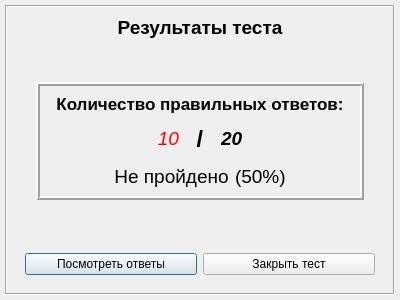
<?xml version="1.0" encoding="UTF-8"?>
<ui version="4.0">
 <class>TestSummaryDialog</class>
 <widget class="QDialog" name="TestSummaryDialog">
  <property name="geometry">
   <rect>
    <x>0</x>
    <y>0</y>
    <width>400</width>
    <height>300</height>
   </rect>
  </property>
  <property name="windowTitle">
   <string>Dialog</string>
  </property>
  <layout class="QHBoxLayout" name="horizontalLayout">
   <property name="leftMargin">
    <number>5</number>
   </property>
   <property name="topMargin">
    <number>5</number>
   </property>
   <property name="rightMargin">
    <number>5</number>
   </property>
   <property name="bottomMargin">
    <number>5</number>
   </property>
   <item>
    <widget class="QFrame" name="dialogFrame">
     <property name="frameShape">
      <enum>QFrame::Shape::Box</enum>
     </property>
     <property name="frameShadow">
      <enum>QFrame::Shadow::Sunken</enum>
     </property>
     <layout class="QVBoxLayout" name="verticalLayout">
      <item>
       <widget class="QLabel" name="dialogTitle">
        <property name="sizePolicy">
         <sizepolicy hsizetype="Preferred" vsizetype="Maximum">
          <horstretch>0</horstretch>
          <verstretch>0</verstretch>
         </sizepolicy>
        </property>
        <property name="font">
         <font>
          <pointsize>14</pointsize>
          <bold>true</bold>
         </font>
        </property>
        <property name="text">
         <string>Результаты теста</string>
        </property>
        <property name="alignment">
         <set>Qt::AlignmentFlag::AlignCenter</set>
        </property>
       </widget>
      </item>
      <item>
       <widget class="QWidget" name="dialogContentLayout" native="true">
        <property name="sizePolicy">
         <sizepolicy hsizetype="Preferred" vsizetype="Expanding">
          <horstretch>0</horstretch>
          <verstretch>0</verstretch>
         </sizepolicy>
        </property>
        <layout class="QVBoxLayout" name="verticalLayout_2">
         <property name="spacing">
          <number>6</number>
         </property>
         <property name="leftMargin">
          <number>20</number>
         </property>
         <property name="topMargin">
          <number>20</number>
         </property>
         <property name="rightMargin">
          <number>20</number>
         </property>
         <property name="bottomMargin">
          <number>20</number>
         </property>
         <item>
          <widget class="QFrame" name="summaryFrame">
           <property name="sizePolicy">
            <sizepolicy hsizetype="Preferred" vsizetype="Maximum">
             <horstretch>0</horstretch>
             <verstretch>0</verstretch>
            </sizepolicy>
           </property>
           <property name="frameShape">
            <enum>QFrame::Shape::Box</enum>
           </property>
           <property name="frameShadow">
            <enum>QFrame::Shadow::Raised</enum>
           </property>
           <property name="lineWidth">
            <number>2</number>
           </property>
           <layout class="QVBoxLayout" name="verticalLayout_3">
            <property name="spacing">
             <number>0</number>
            </property>
            <property name="leftMargin">
             <number>0</number>
            </property>
            <property name="topMargin">
             <number>0</number>
            </property>
            <property name="rightMargin">
             <number>0</number>
            </property>
            <property name="bottomMargin">
             <number>0</number>
            </property>
            <item>
             <widget class="QLabel" name="summaryTitle">
              <property name="sizePolicy">
               <sizepolicy hsizetype="Preferred" vsizetype="Fixed">
                <horstretch>0</horstretch>
                <verstretch>0</verstretch>
               </sizepolicy>
              </property>
              <property name="maximumSize">
               <size>
                <width>16777215</width>
                <height>35</height>
               </size>
              </property>
              <property name="font">
               <font>
                <pointsize>13</pointsize>
                <bold>true</bold>
               </font>
              </property>
              <property name="text">
               <string>Количество правильных ответов:</string>
              </property>
              <property name="textFormat">
               <enum>Qt::TextFormat::PlainText</enum>
              </property>
              <property name="scaledContents">
               <bool>false</bool>
              </property>
              <property name="alignment">
               <set>Qt::AlignmentFlag::AlignCenter</set>
              </property>
              <property name="wordWrap">
               <bool>true</bool>
              </property>
             </widget>
            </item>
            <item>
             <widget class="QWidget" name="summaryPointsLayout" native="true">
              <property name="sizePolicy">
               <sizepolicy hsizetype="Preferred" vsizetype="Maximum">
                <horstretch>0</horstretch>
                <verstretch>0</verstretch>
               </sizepolicy>
              </property>
              <property name="minimumSize">
               <size>
                <width>0</width>
                <height>10</height>
               </size>
              </property>
              <property name="maximumSize">
               <size>
                <width>16777215</width>
                <height>35</height>
               </size>
              </property>
              <layout class="QHBoxLayout" name="horizontalLayout_2">
               <item>
                <widget class="QLabel" name="pointsDoneLabel">
                 <property name="font">
                  <font>
                   <pointsize>14</pointsize>
                   <italic>true</italic>
                  </font>
                 </property>
                 <property name="styleSheet">
                  <string notr="true">color: red;</string>
                 </property>
                 <property name="text">
                  <string>10</string>
                 </property>
                 <property name="alignment">
                  <set>Qt::AlignmentFlag::AlignRight|Qt::AlignmentFlag::AlignTrailing|Qt::AlignmentFlag::AlignVCenter</set>
                 </property>
                </widget>
               </item>
               <item>
                <widget class="QLabel" name="pointsDividerLabel">
                 <property name="sizePolicy">
                  <sizepolicy hsizetype="Fixed" vsizetype="Maximum">
                   <horstretch>0</horstretch>
                   <verstretch>0</verstretch>
                  </sizepolicy>
                 </property>
                 <property name="minimumSize">
                  <size>
                   <width>30</width>
                   <height>0</height>
                  </size>
                 </property>
                 <property name="font">
                  <font>
                   <pointsize>18</pointsize>
                   <bold>true</bold>
                  </font>
                 </property>
                 <property name="text">
                  <string> / </string>
                 </property>
                 <property name="alignment">
                  <set>Qt::AlignmentFlag::AlignCenter</set>
                 </property>
                </widget>
               </item>
               <item>
                <widget class="QLabel" name="pointAllLabel">
                 <property name="font">
                  <font>
                   <pointsize>14</pointsize>
                   <italic>true</italic>
                   <bold>true</bold>
                  </font>
                 </property>
                 <property name="text">
                  <string>20</string>
                 </property>
                </widget>
               </item>
              </layout>
             </widget>
            </item>
            <item>
             <layout class="QHBoxLayout" name="summaryResultLayout">
              <item>
               <widget class="QFrame" name="resultFrame">
                <property name="sizePolicy">
                 <sizepolicy hsizetype="Maximum" vsizetype="Preferred">
                  <horstretch>0</horstretch>
                  <verstretch>0</verstretch>
                 </sizepolicy>
                </property>
                <property name="maximumSize">
                 <size>
                  <width>16777215</width>
                  <height>40</height>
                 </size>
                </property>
                <layout class="QHBoxLayout" name="horizontalLayout_4">
                 <item>
                  <widget class="QLabel" name="resultLabel">
                   <property name="sizePolicy">
                    <sizepolicy hsizetype="Maximum" vsizetype="Preferred">
                     <horstretch>0</horstretch>
                     <verstretch>0</verstretch>
                    </sizepolicy>
                   </property>
                   <property name="maximumSize">
                    <size>
                     <width>16777215</width>
                     <height>35</height>
                    </size>
                   </property>
                   <property name="font">
                    <font>
                     <pointsize>14</pointsize>
                     <bold>false</bold>
                    </font>
                   </property>
                   <property name="text">
                    <string>Не пройдено</string>
                   </property>
                   <property name="alignment">
                    <set>Qt::AlignmentFlag::AlignCenter</set>
                   </property>
                  </widget>
                 </item>
                 <item>
                  <widget class="QLabel" name="resultPercentLabel">
                   <property name="sizePolicy">
                    <sizepolicy hsizetype="Maximum" vsizetype="Preferred">
                     <horstretch>0</horstretch>
                     <verstretch>0</verstretch>
                    </sizepolicy>
                   </property>
                   <property name="font">
                    <font>
                     <pointsize>14</pointsize>
                    </font>
                   </property>
                   <property name="text">
                    <string>(50%)</string>
                   </property>
                  </widget>
                 </item>
                </layout>
               </widget>
              </item>
             </layout>
            </item>
           </layout>
          </widget>
         </item>
        </layout>
       </widget>
      </item>
      <item>
       <widget class="QWidget" name="dialogButtonsLayout" native="true">
        <property name="minimumSize">
         <size>
          <width>0</width>
          <height>10</height>
         </size>
        </property>
        <layout class="QHBoxLayout" name="horizontalLayout_3">
         <item>
          <widget class="QPushButton" name="seeResultButton">
           <property name="text">
            <string>Посмотреть ответы</string>
           </property>
          </widget>
         </item>
         <item>
          <widget class="QPushButton" name="closeTestButton">
           <property name="text">
            <string>Закрыть тест</string>
           </property>
          </widget>
         </item>
        </layout>
       </widget>
      </item>
     </layout>
    </widget>
   </item>
  </layout>
 </widget>
 <resources/>
 <connections/>
</ui>
